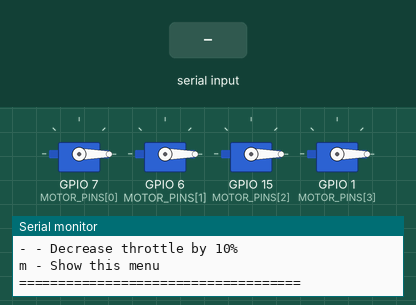
The program below on a simulated ESP32-S3. Parts: 4 × servo, the last lines printed to the serial monitor. The inputs (shaded band) are chosen by the test bench.

Above: at 6.2 s.
6.3 s: "r" received over Serial
At 8.6 s:
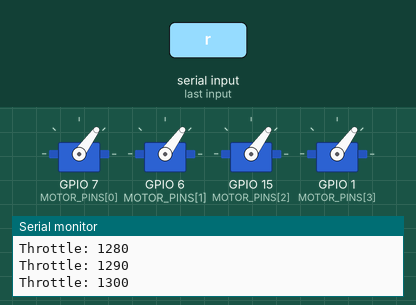
9.3 s: "1" received over Serial
12.3 s: "s" received over Serial
At 15.8 s:
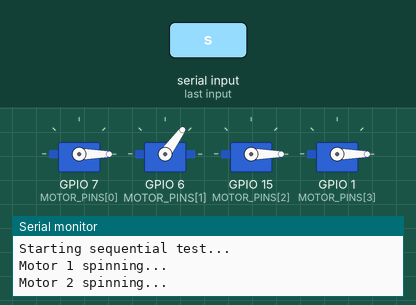
21.3 s: "2" received over Serial
At 22.8 s:
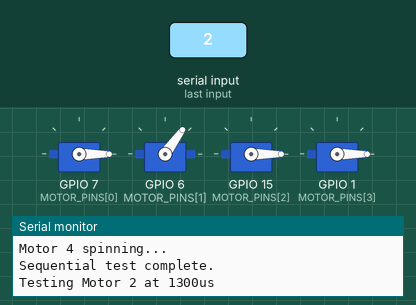
23.9 s: "3" received over Serial
At 25.5 s:
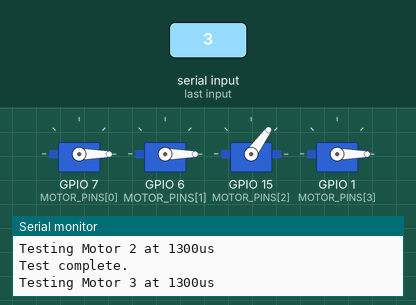
Timing chart, 0 to 27.9 s (numbered marks = the images above; inputs shaded):
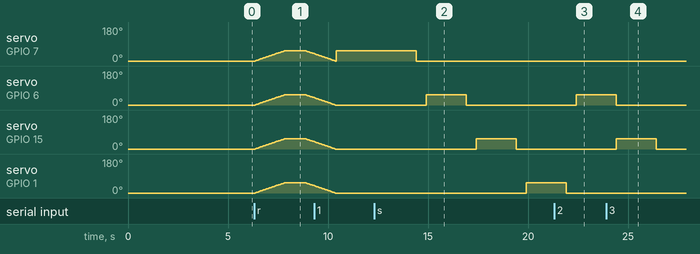

Measured:
- after the input at 6.3 s, servo on GPIO 7 (MOTOR_PINS[0]), servo on GPIO 6 (MOTOR_PINS[1]), servo on GPIO 15 (MOTOR_PINS[2]), servo on GPIO 1 (MOTOR_PINS[3]): rises from 0° to 54° in 1.5 s, then falls to 40° in 1.5 s
- after the input at 12.3 s, servo on GPIO 7 (MOTOR_PINS[0]): 54° → 0° after 2.1 s instead of 0.11 s; servo on GPIO 6 (MOTOR_PINS[1]): 0° → 54° after 2.6 s, → 0° 2.0 s later; servo on GPIO 15 (MOTOR_PINS[2]): 0° → 54° after 5.1 s, → 0° 2.0 s later; servo on GPIO 1 (MOTOR_PINS[3]): 0° → 54° after 7.6 s
- after the input at 21.3 s, servo on GPIO 6 (MOTOR_PINS[1]): 0° → 54° after 1.1 s
- after the input at 23.9 s, servo on GPIO 15 (MOTOR_PINS[2]): 0° → 54° after 0.51 s, → 0° 2.0 s later

The program:

main.cpp
```cpp
/*
 * BLDC Motor Testing for 4x Motors with SimonK ESC Protocol
 *
 * Connections:
 * Motor 1 ESC Signal -> Pin 3
 * Motor 2 ESC Signal -> Pin 5
 * Motor 3 ESC Signal -> Pin 6
 * Motor 4 ESC Signal -> Pin 9
 *
 * ESC Ground -> Arduino Ground
 * ESC Power -> External Battery (DO NOT power from Arduino)
 *
 * Serial Commands:
 * '0' - Stop all motors
 * '1'-'4' - Test individual motor
 * 'a' - Test all motors together
 * 'r' - Ramp test (gradual increase/decrease)
 * 's' - Sequential test (one motor at a time)
 * 'c' - Calibrate ESCs
 * '+' - Increase throttle by 10%
 * '-' - Decrease throttle by 10%
 */

#include <ESP32Servo.h>

// Motor pins
const int MOTOR_PINS[] = {7, 6, 15, 1};
const int NUM_MOTORS = 4;

// SimonK ESC PWM ranges (microseconds)
const int ESC_MIN = 1000;  // Minimum thzrottle
const int ESC_MAX = 2000;  // Maximum throttle
const int ESC_ARM = 1000;  // Arming value

// Servo objects for each motor
Servo motors[NUM_MOTORS];

// Current throttle value (1000-2000)
int currentThrottle = ESC_MIN;

// Test parameters
const int TEST_THROTTLE = 1300; // Safe test speed (30% throttle)
const int RAMP_DELAY = 50;      // Delay for ramp tests
const int TEST_DURATION = 2000; // Test duration in ms

// Function prototypes
void armESCs();
void processCommand(char cmd);
void stopAllMotors();
void testSingleMotor(int motorIndex);
void testAllMotors();
void rampTest();
void sequentialTest();
void calibrateESCs();
void adjustThrottle(int delta);
void printMenu();

void setup() {
  Serial.begin(115200);

  // Attach all motors
  for (int i = 0; i < NUM_MOTORS; i++) {
    motors[i].attach(MOTOR_PINS[i], ESC_MIN, ESC_MAX);
    motors[i].writeMicroseconds(ESC_MIN);
  }

  Serial.println("====================================");
  Serial.println("BLDC Motor Testing - SimonK Protocol");
  Serial.println("====================================");
  Serial.println("Initializing ESCs...");
  delay(2000);

  // Arm ESCs
  armESCs();

  printMenu();
}

void loop() {
  if (Serial.available() > 0) {
    char cmd = Serial.read();
    processCommand(cmd);
  }
}

void armESCs() {
  Serial.println("Arming ESCs (sending minimum throttle)...");
  for (int i = 0; i < NUM_MOTORS; i++) {
    motors[i].writeMicroseconds(ESC_ARM);
  }
  delay(3000);
  Serial.println("ESCs Armed!");
  Serial.println();
}

void processCommand(char cmd) {
  switch (cmd) {
    case '0':
      stopAllMotors();
      break;

    case '1':
    case '2':
    case '3':
    case '4':
      testSingleMotor(cmd - '1');
      break;

    case 'a':
      testAllMotors();
      break;

    case 'r':
      rampTest();
      break;

    case 's':
      sequentialTest();
      break;

    case 'c':
      calibrateESCs();
      break;

    case '+':
      adjustThrottle(100);
      break;

    case '-':
      adjustThrottle(-100);
      break;

    case 'm':
      printMenu();
      break;

    default:
      Serial.println("Unknown command. Press 'm' for menu.");
  }
}

void stopAllMotors() {
  Serial.println("Stopping all motors...");
  for (int i = 0; i < NUM_MOTORS; i++) {
    motors[i].writeMicroseconds(ESC_MIN);
  }
  currentThrottle = ESC_MIN;
  Serial.println("All motors stopped.");
  Serial.println();
}

void testSingleMotor(int motorIndex) {
  if (motorIndex < 0 || motorIndex >= NUM_MOTORS) return;

  Serial.print("Testing Motor ");
  Serial.print(motorIndex + 1);
  Serial.print(" at ");
  Serial.print(TEST_THROTTLE);
  Serial.println("us");

  motors[motorIndex].writeMicroseconds(TEST_THROTTLE);
  delay(TEST_DURATION);
  motors[motorIndex].writeMicroseconds(ESC_MIN);

  Serial.println("Test complete.");
  Serial.println();
}

void testAllMotors() {
  Serial.println("Testing all motors simultaneously...");
  Serial.print("Throttle: ");
  Serial.print(TEST_THROTTLE);
  Serial.println("us");

  for (int i = 0; i < NUM_MOTORS; i++) {
    motors[i].writeMicroseconds(TEST_THROTTLE);
  }

  delay(TEST_DURATION);
  stopAllMotors();
}

void rampTest() {
  Serial.println("Starting ramp test (all motors)...");
  Serial.println("Ramping up...");

  // Ramp up
  for (int throttle = ESC_MIN; throttle <= TEST_THROTTLE; throttle += 10) {
    for (int i = 0; i < NUM_MOTORS; i++) {
      motors[i].writeMicroseconds(throttle);
    }
    Serial.print("Throttle: ");
    Serial.println(throttle);
    delay(RAMP_DELAY);
  }

  delay(1000);

  Serial.println("Ramping down...");
  // Ramp down
  for (int throttle = TEST_THROTTLE; throttle >= ESC_MIN; throttle -= 10) {
    for (int i = 0; i < NUM_MOTORS; i++) {
      motors[i].writeMicroseconds(throttle);
    }
    Serial.print("Throttle: ");
    Serial.println(throttle);
    delay(RAMP_DELAY);
  }

  Serial.println("Ramp test complete.");
  Serial.println();
}

void sequentialTest() {
  Serial.println("Starting sequential test...");

  for (int i = 0; i < NUM_MOTORS; i++) {
    Serial.print("Motor ");
    Serial.print(i + 1);
    Serial.println(" spinning...");

    motors[i].writeMicroseconds(TEST_THROTTLE);
    delay(TEST_DURATION);
    motors[i].writeMicroseconds(ESC_MIN);
    delay(500);
  }

  Serial.println("Sequential test complete.");
  Serial.println();
}

void calibrateESCs() {
  Serial.println("====================================");
  Serial.println("ESC CALIBRATION MODE");
  Serial.println("====================================");
  Serial.println("1. Disconnect battery from ESCs");
  Serial.println("2. Press any key when ready...");

  while (!Serial.available());
  Serial.read();

  Serial.println("Sending maximum throttle...");
  for (int i = 0; i < NUM_MOTORS; i++) {
    motors[i].writeMicroseconds(ESC_MAX);
  }

  Serial.println("3. Connect battery to ESCs now");
  Serial.println("4. Wait for ESC beep sequence");
  Serial.println("5. Press any key when done...");

  while (!Serial.available());
  Serial.read();

  Serial.println("Sending minimum throttle...");
  for (int i = 0; i < NUM_MOTORS; i++) {
    motors[i].writeMicroseconds(ESC_MIN);
  }

  delay(2000);
  Serial.println("Calibration complete!");
  Serial.println("Disconnect and reconnect battery.");
  Serial.println();
}

void adjustThrottle(int delta) {
  currentThrottle = constrain(currentThrottle + delta, ESC_MIN, ESC_MAX);

  Serial.print("Setting throttle to: ");
  Serial.print(currentThrottle);
  Serial.print("us (");
  Serial.print(map(currentThrottle, ESC_MIN, ESC_MAX, 0, 100));
  Serial.println("%)");

  for (int i = 0; i < NUM_MOTORS; i++) {
    motors[i].writeMicroseconds(currentThrottle);
  }
}

void printMenu() {
  Serial.println("====================================");
  Serial.println("COMMAND MENU");
  Serial.println("====================================");
  Serial.println("0 - Stop all motors");
  Serial.println("1-4 - Test individual motor");
  Serial.println("a - Test all motors together");
  Serial.println("r - Ramp test (gradual speed change)");
  Serial.println("s - Sequential test (one at a time)");
  Serial.println("c - Calibrate ESCs");
  Serial.println("+ - Increase throttle by 10%");
  Serial.println("- - Decrease throttle by 10%");
  Serial.println("m - Show this menu");
  Serial.println("====================================");
  Serial.println();
}
```
